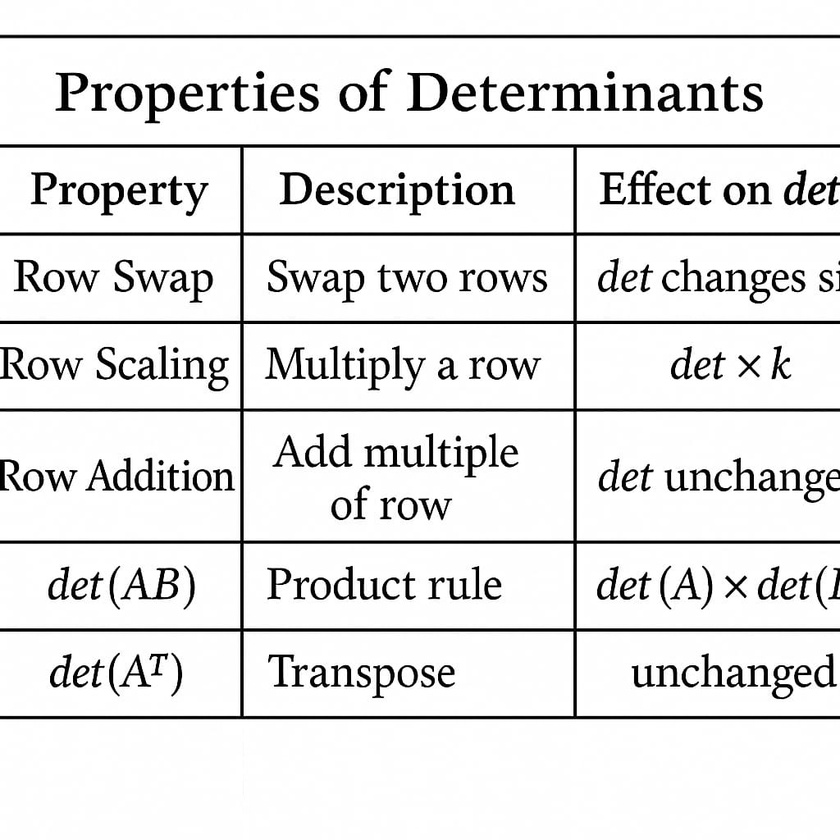
#> input picture uploads/WhatsApp_Image_2025-12-02_at_20.49.45_4c9c118f.jpg, 840 x 840 px, shrunk from 1024 x 1024 before the run
$ python -i ocr.py   (imports and definitions only)
#> lines starting #> are read from the running program, lines starting #| are printed output that depends on the picture; after the words box and inside, x2 and y2 are one past the last pixel; in counts of white or black regions, pixels touching at a corner belong together
import os

# [89 lines left out: functions extract_text_from_image, _extract_with_tesseract, _extract_with_pil, is_image_file, not called in this run]

def preprocess_image_for_ocr(image_path, output_path=None):
    """معالجة مسبقة للصورة"""
    try:
        import cv2
        img = cv2.imread(image_path)
#> img is the input picture: shape (840, 840, 3); min 0, max 255, mean 229.2
        gray = cv2.cvtColor(img, cv2.COLOR_BGR2GRAY)
        denoised = cv2.fastNlMeansDenoising(gray, None, 10, 7, 21)
        clahe = cv2.createCLAHE(clipLimit=2.0, tileGridSize=(8,8))
        enhanced = clahe.apply(denoised)
        _, binary = cv2.threshold(enhanced, 0, 255, cv2.THRESH_BINARY + cv2.THRESH_OTSU)
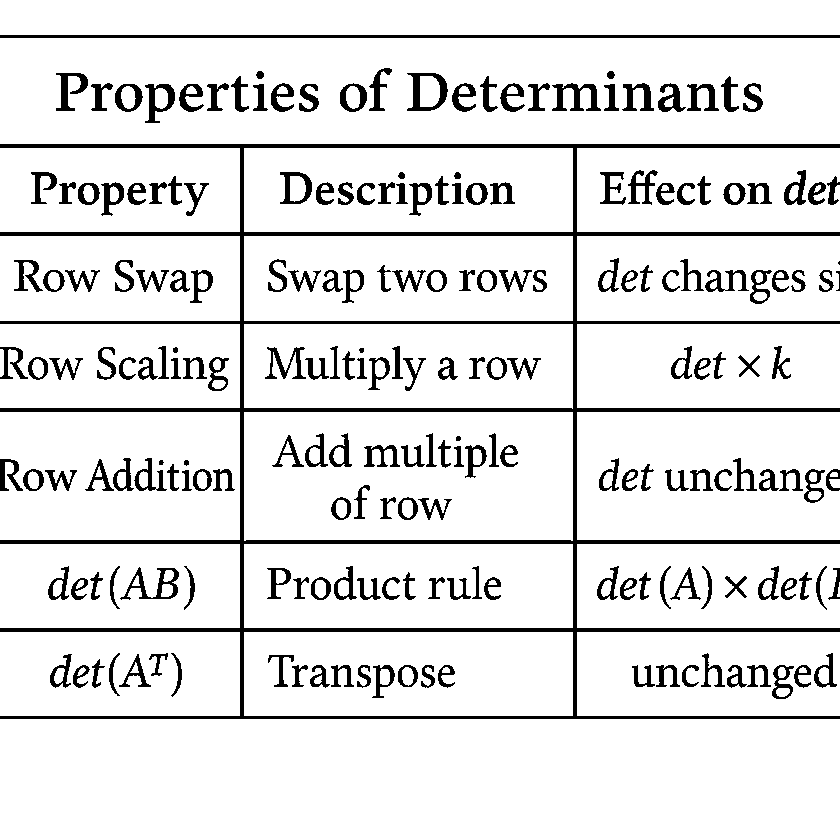
#> binary: shape (840, 840); 89.3% white; 212 black regions (1 under 20 px), largest, box (x1, y1, x2, y2) and area: (0, 144, 840, 719) 26227, (0, 35, 840, 38) 2520, (407, 73, 448, 111) 640
        if output_path:
            cv2.imwrite(output_path, binary)
        return binary
    except Exception as e:
        print(f"❌ Image preprocessing error: {e}")
        return None

>>> result = preprocess_image_for_ocr('../uploads/WhatsApp_Image_2025-12-02_at_20.49.45_4c9c118f.jpg')
